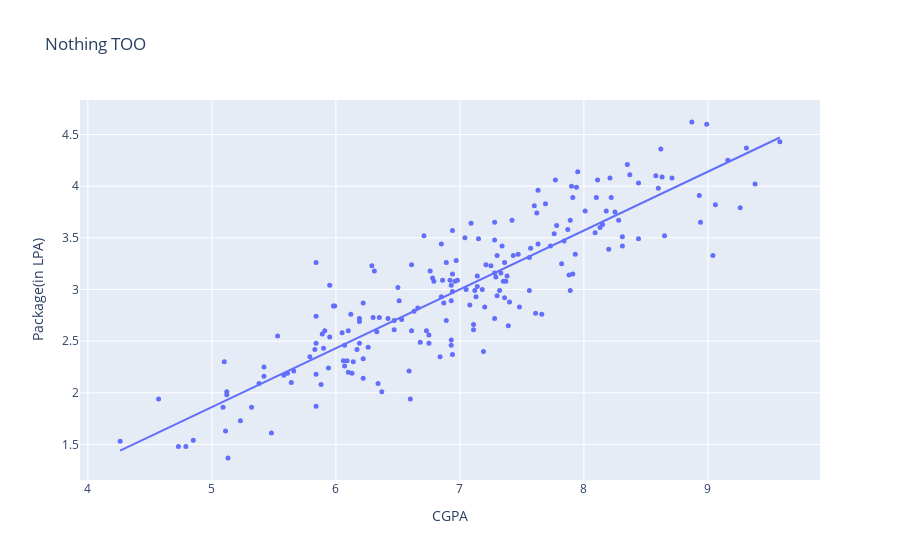

The code cell stored with this chart in its notebook:
### Code cell
fig = px.scatter(df, x="cgpa", y="package", title="Nothing TOO", labels={
                 "cgpa": "CGPA", "package": "Package(in LPA)"}, trendline="ols")
fig.update_traces(marker=dict(size=5), selector=dict(mode='markers'))

### Figure 1 — Plotly figure (JSON) as saved in the notebook; plotly's stock layout.template omitted (floating-point values rounded to 4 significant figures; data arrays with more than 128 entries replaced by an {"elided": "..."} marker saying what was removed)
{"data": [{"hovertemplate": "CGPA=%{x}<br>Package(in LPA)=%{y}<extra></extra>", "legendgroup": "", "marker": {"color": "#636efa", "size": 5, "symbol": "circle"}, "mode": "markers", "name": "", "orientation": "v", "showlegend": false, "type": "scatter", "x": {"elided": "200 float values"}, "xaxis": "x", "y": {"elided": "200 float values"}, "yaxis": "y"}, {"hovertemplate": "<b>OLS trendline</b><br>package = 0.569591 * cgpa + -0.985678<br>R<sup>2</sup>=0.775619<br><br>CGPA=%{x}<br>Package(in LPA)=%{y} <b>(trend)</b><extra></extra>", "legendgroup": "", "marker": {"color": "#636efa", "symbol": "circle"}, "mode": "lines", "name": "", "showlegend": false, "type": "scatter", "x": {"elided": "200 float values"}, "xaxis": "x", "y": {"elided": "200 float values"}, "yaxis": "y"}], "layout": {"legend": {"tracegroupgap": 0}, "title": {"text": "Nothing TOO"}, "xaxis": {"anchor": "y", "domain": [0, 1], "title": {"text": "CGPA"}}, "yaxis": {"anchor": "x", "domain": [0, 1], "title": {"text": "Package(in LPA)"}}}}
